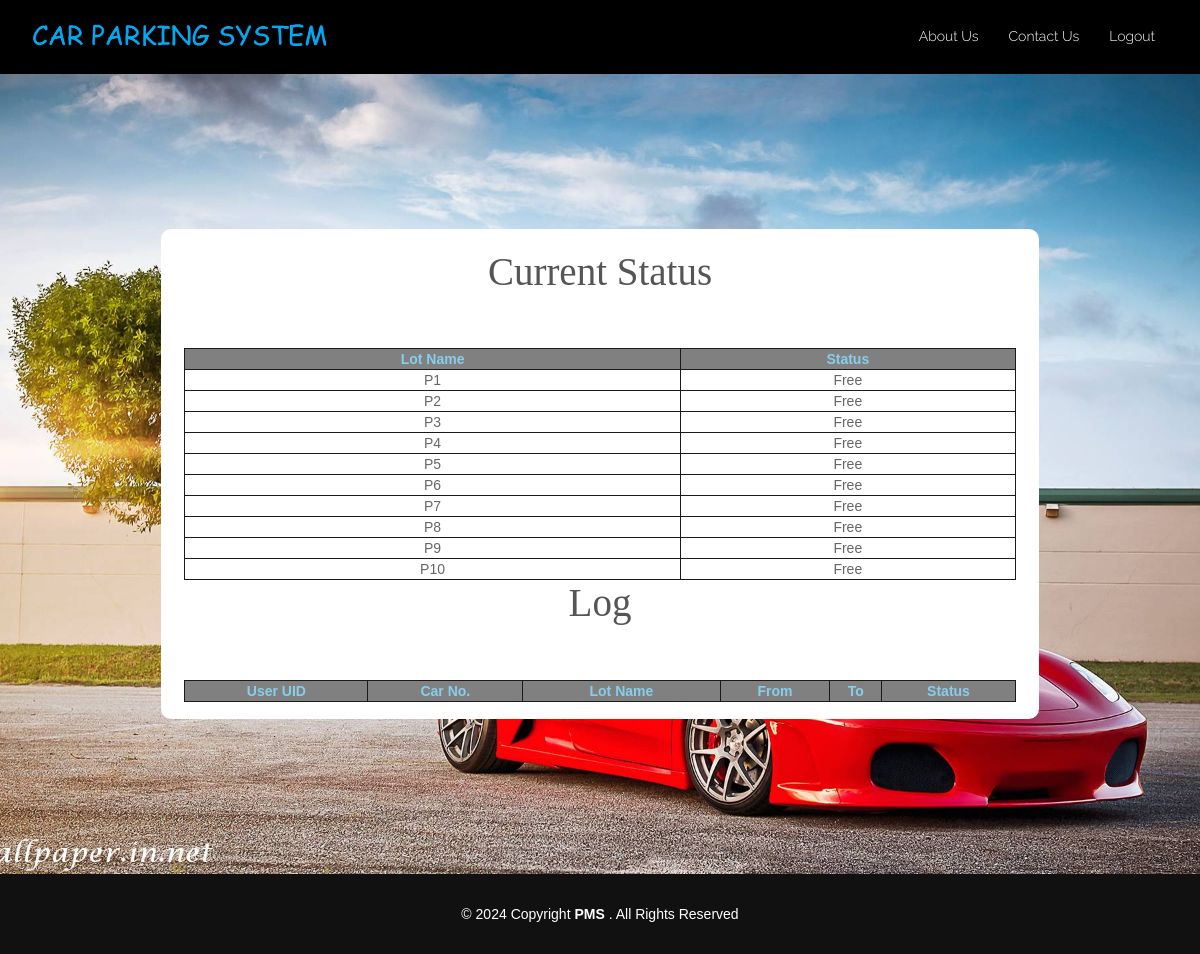
The app's page /admin.php (signed in) with its own data.
### tables this page shows
CREATE TABLE IF NOT EXISTS `lot` (
  `id` int(11) NOT NULL AUTO_INCREMENT,
  `lotname` text NOT NULL,
  `status` text NOT NULL,
  PRIMARY KEY (`id`)
);

### admin.php (the view, shortened to what this page needs)
<?php
include('config.php');
?>
<!DOCTYPE html>
<html lang="en">
<head>
    <link href="lib/bootstrap/css/bootstrap.min.css" rel="stylesheet">
    <link href="lib/font-awesome/css/font-awesome.min.css" rel="stylesheet">
    <link href="lib/animate-css/animate.min.css" rel="stylesheet">
    <link href="css/style.css" rel="stylesheet">
    <link rel="stylesheet" href="css/main.css">
    <link rel="stylesheet" href="css/util.css">
</head>
<body>
<?php include('header.php'); ?>
<div class="limiter">
    <div class="container-login100" style="background-image: url('img/carbgdash.jpg');">
        <div class="wrap-login100 dash" style="width: 75%;">
        <span class="login100-form-title p-b-53">
            Current Status
          </span>
            <table rules="all">
                <tr>
                    <th>
                        Lot Name
                    </th>
                    <th>
                        Status
                    </th>
                </tr>
                <?php
                $qry = mysqli_query($con,"SELECT * FROM lot ");
                while($row = mysqli_fetch_array($qry))
                {
                    ?>
                    <tr>
                        <td>
                            <span><?php echo $row['lotname']; ?></span>
                        </td>
                        <td>
                            <span><?php echo $row['status']; ?></span>
                        </td>
                    </tr>
                    <?php
                }
                ?>
            </table>
            <span class="login100-form-title p-b-53">
            Log
          </span>
            <table rules="all">
                <tr>
                    <th>
                        User UID
                    </th>
                    <th>
                        Car No.
                    </th>
                    <th>
                        Lot Name
                    </th>
                    <th>
                        From
                    </th>
                    <th>
                        To
                    </th>
                    <th>
                        Status
                    </th>
                </tr>
            </table>
        </div>
    </div>
</div>
<?php include('footer.php'); ?>
</body>
</html>

### header.php (shortened to what this page needs)
<?php
if(isset($_SESSION['log'])=="")
{
    ?>
    <header style="background: black;">
        <div class="container">
            <div id="logo" class="pull-left">
                <a href="dashboard.php"><img src="img/cps.png" style="width: 300px;margin-top: 10px;" /></img></a>
            </div>
            <nav id="nav-menu-container">
                <ul class="nav-menu">
                    <li class="menu-has-children"><a>About Us</a>
                    </li>
                    <li class="menu-has-children"><a>Contact Us</a>
                    </li>
                    <li class="menu-has-children"><a>Book Parking Lot</a>
                        <ul>
                            <li><a href="index.php">Existing User</a></li>
                            <li><a href="signup.php">New User</a></li>
                        </ul>
                    </li>
                </ul>
            </nav>
        </div>
    </header>
    <?php
}
else if($_SESSION['log1']=="admin")
{
    ?>
    <header style="background: black;">
        <div class="container">
            <div id="logo" class="pull-left">
                <a href="dashboard.php"><img src="img/cps.png" style="width: 300px;margin-top: 10px;" /></img></a>
            </div>
            <nav id="nav-menu-container">
                <ul class="nav-menu">
                    <li class="menu-has-children"><a>About Us</a>
                    </li>
                    <li class="menu-has-children"><a>Contact Us</a>
                    </li>
                    <li class="menu-has-children"><a href="logout.php">Logout</a>
                    </li>
                </ul>
            </nav>
        </div>
    </header>
    <?php
}
?>

### footer.php
<footer id="footer">
    <div class="container">
        <div class="row">
            <div class="col-md-12">
                <div class="copyright">
                    &copy; <?php echo date("Y"); ?> Copyright <strong>PMS</strong> . All Rights Reserved
                </div>
            </div>
        </div>
    </div>
</footer>

### css/style.css (style rules this page uses)
body { background: #000; color: #666666; font-family: "Open Sans", sans-serif; }
a { color: #03C4EB; transition: 0.5s; }
.nav-menu, .nav-menu * { margin: 0; padding: 0; list-style: none; }
.nav-menu li { position: relative; white-space: nowrap; }
.nav-menu > li { float: left; }
#nav-menu-container { float: right; margin: 5px 0; }
.nav-menu a { padding: 10px 15px; text-decoration: none; display: inline-block; color: #fff; font-family: 'Raleway', sans-serif; font-weight: 300; font-size: 14px; outline: none; }
#mobile-nav { position: fixed; top: 0; padding-top: 18px; bottom: 0; z-index: 998; background: rgba(0, 0, 0, 0.9); left: -260px; width: 260px; overflow-y: auto; transition: 0.4s; }
#mobile-nav ul { padding: 0; margin: 0; list-style: none; }
#mobile-nav ul li { position: relative; }
#mobile-nav ul li a { color: #fff; font-size: 16px; overflow: hidden; padding: 10px 22px 10px 15px; position: relative; text-decoration: none; width: 100%; display: block; outline: none; }
#footer { background: #111; padding: 30px 0; color: #fff; }
#footer .copyright { text-align: center; }

### css/main.css (style rules this page uses)
* { margin: 0px; padding: 0px; box-sizing: border-box; }
body, html { height: 100%; font-family: Poppins-Regular, sans-serif; }
a { font-family: Poppins-Regular; font-size: 14px; line-height: 1.7; color: #666666; margin: 0px; transition: all 0.4s; -webkit-transition: all 0.4s; -o-transition: all 0.4s; -moz-transition: all 0.4s; }
ul, li { margin: 0px; list-style-type: none; }
.limiter { width: 100%; margin: 0 auto; }
.container-login100 { width: 100%; min-height: 100vh; display: -webkit-box; display: -webkit-flex; display: -moz-box; display: -ms-flexbox; display: flex; flex-wrap: wrap; justify-content: center; align-items: center; padding: 15px; background-position: center; background-size: cover; background-repeat: no-repeat;; }
.wrap-login100 { width: 680px; background: #fff; border-radius: 10px; position: relative; }
.login100-form-title { width: 100%; display: block; font-family: Montserrat-Medium; font-size: 39px; color: #555555; line-height: 1.2; text-align: center; }

### admin.php (style rules this page uses)
table { border: 1px solid #1a1a1a; width: 100%; text-align: center; vertical-align: middle; }
th { background: grey; text-align: center; vertical-align: middle; color: skyblue; }
.dash { padding-top: 20px; padding-right: 23px; padding-left: 23px; padding-bottom: 17px; }

### header.php (style rules this page uses)
header { padding: 10px; }

### records on screen
lot: lotname "P1", status "Free"
lot: lotname "P2", status "Free"
lot: lotname "P3", status "Free"
lot: lotname "P4", status "Free"
lot: lotname "P5", status "Free"
lot: lotname "P6", status "Free"
lot: lotname "P7", status "Free"
lot: lotname "P8", status "Free"
lot: lotname "P9", status "Free"
lot: lotname "P10", status "Free"
